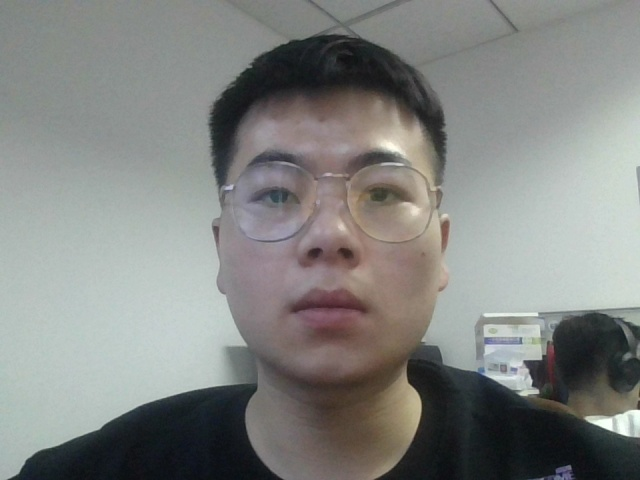
#> input picture opencv/pictures/1123.jpg, 640 x 480 px
$ python '05人脸检测.py'
#> lines starting #> are read from the running program, lines starting #| are printed output that depends on the picture; after the words box and inside, x2 and y2 are one past the last pixel; in counts of white or black regions, pixels touching at a corner belong together
#> further down, img is the input picture: shape (480, 640, 3); mean B, G, R 129.5, 132.2, 130.3
# 导包
import cv2 as cv


# 定义人脸识别函数
def face_detect_demo(img_file):
    # 图片变为灰色，减少像素噪点影响
    gary = cv.cvtColor(img_file, cv.COLOR_BGR2GRAY)
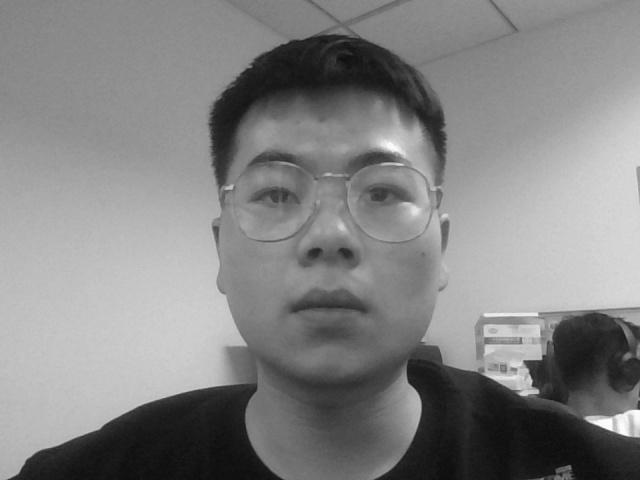
#> gary: shape (480, 640); min 13, max 254, mean 131.3
    # 模型地址
    face_detect = cv.CascadeClassifier('../haarcascades/haarcascade_frontalface_alt2.xml')

    face = face_detect.detectMultiScale(gary, 1.01)
#> face = [[238, 389, 74, 74], [191, 80, 279, 279]]
    for x, y, w, h in face:
        cv.rectangle(img_file, (x, y), (x + w, y + h), color=(0, 0, 255), thickness=2)
#> this loop made 2 passes
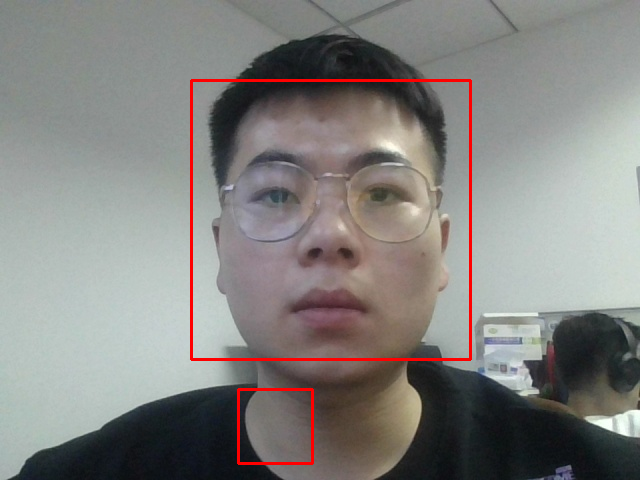
#> img_file: shape (480, 640, 3); 1.38% of pixels changed, all inside (x1, y1, x2, y2) = (190, 79, 472, 465)
    cv.imshow('result', img_file)


img = cv.imread('../pictures/1123.jpg')
# gary = cv.cvtColor(img, cv.COLOR_BGR2GRAY)
# cv.imshow('gary', gary)
face_detect_demo(img)
while True:
    if ord('q') == cv.waitKey(0):
#> (key q is pressed here)
        break

cv.destroyAllWindows()

$ run again, with opencv/pictures/12123.jpg copied over opencv/pictures/1123.jpg
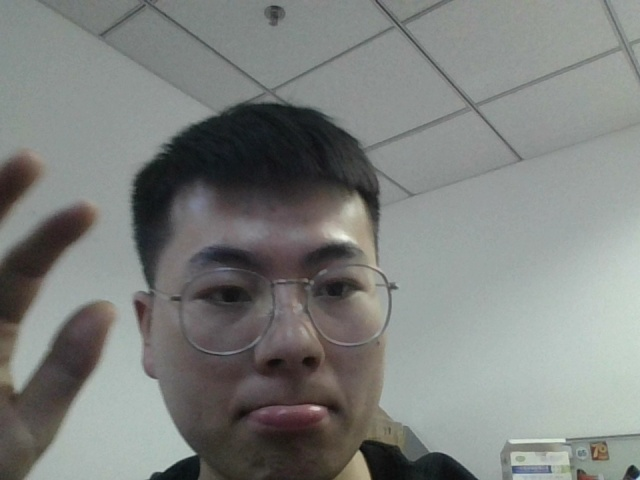
#> input picture opencv/pictures/12123.jpg, 640 x 480 px
#> img is the input picture: shape (480, 640, 3); mean B, G, R 125.9, 128.7, 125.9
#> face = [[146, 179, 273, 273], [114, 0, 457, 457]]
#> the loop in face_detect_demo, `for x, y, w, h in face:` made 2 passes
#> after the loop in face_detect_demo, `for x, y, w, h in face:`:
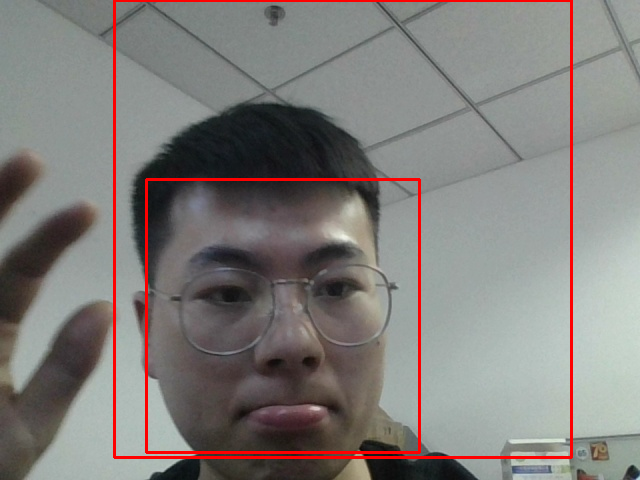
#> img_file: shape (480, 640, 3); 2.7% of pixels changed, all inside (x1, y1, x2, y2) = (113, 0, 573, 459)
